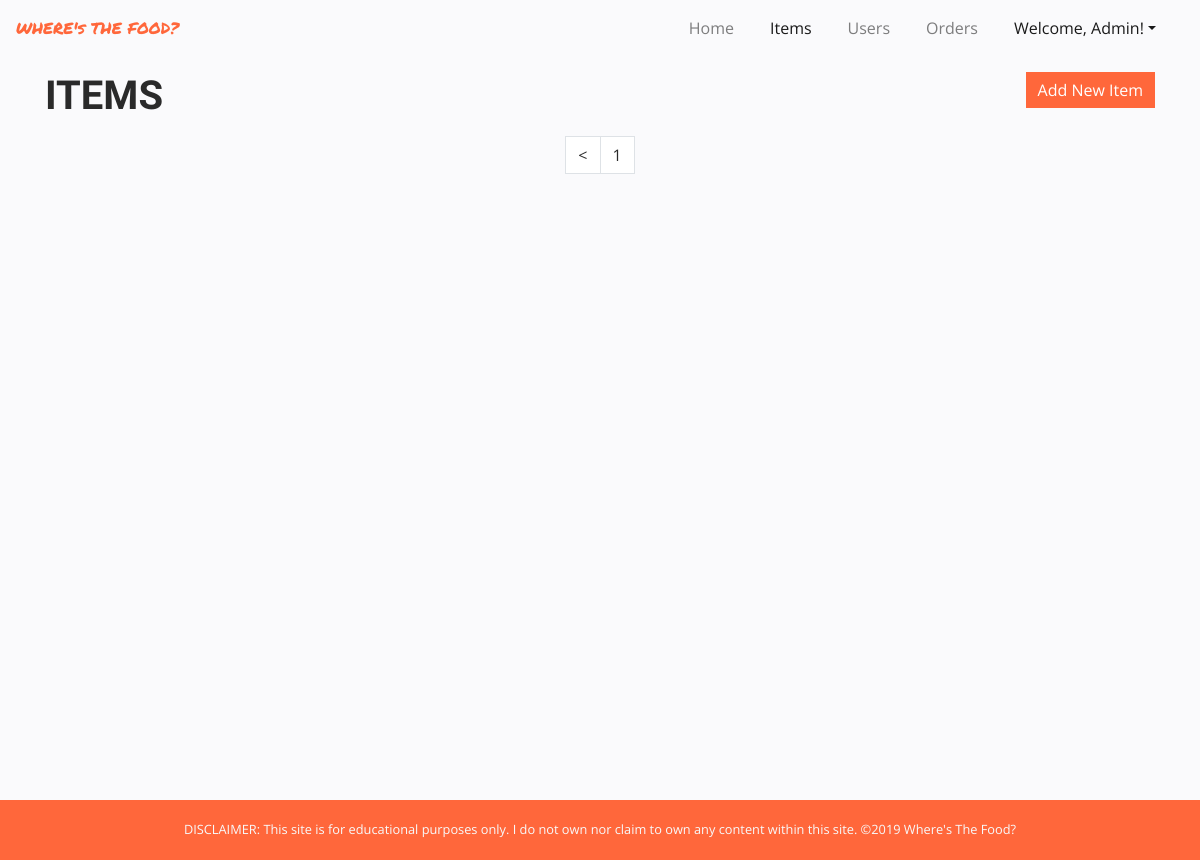
/app/views/items.php?page=2 (signed in), run on an earlier commit of the app's database.
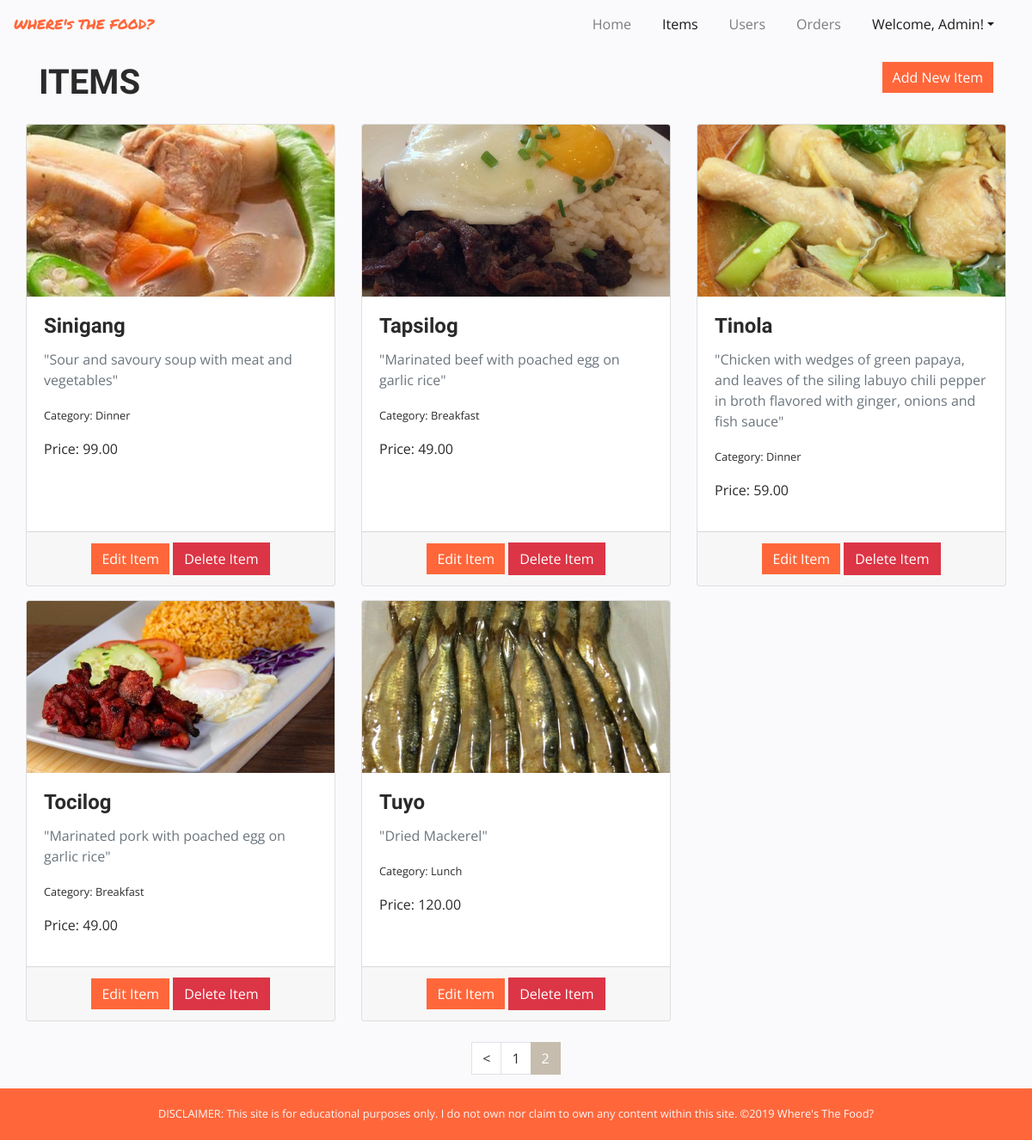
And on a later commit of the database.
### tables this page shows
CREATE TABLE `items` (
  `id` int(11) NOT NULL,
  `name` varchar(255) NOT NULL,
  `price` decimal(18,2) NOT NULL,
  `description` varchar(255) NOT NULL,
  `image_path` varchar(255) DEFAULT NULL,
  `category_id` int(11) NOT NULL
);

CREATE TABLE `categories` (
  `id` int(11) NOT NULL,
  `name` varchar(255) NOT NULL
);

### app/views/items.php (the view, shortened to what this page needs)
<?php
	require_once("../partials/template.php");
?>
<?php function get_page_content() { ?>
<?php global $conn; ?>
	<?php if(isset($_SESSION["user"]) && $_SESSION["user"]["role_id"] == 1): ?>
	<div class="container">
		<div class="row">
			<div class="col-12">
				<h1 class="my-3 float-left">ITEMS</h1>
				<a href="./new_item.php" class="btn btn-orange float-right my-3">Add New Item</a>
			</div>
			<div class="row mb-3">
				<?php
						$result_per_page = 6;
						$result_offset = isset($_GET["page"]) ? " OFFSET ". ($_GET["page"] - 1) * $result_per_page : "";
						$for_pages_add_query = " LIMIT $result_per_page " . $result_offset;
						$sql = "SELECT items.id AS 'id', items.name AS 'name', items.description AS 'description', items.price AS 'price', items.image_path AS 'image_path', categories.name AS 'category'
						FROM items
						JOIN categories ON (items.category_id=categories.id)
						ORDER BY items.name" . $for_pages_add_query;
						$items = mysqli_query($conn, $sql);
						foreach($items as $item) {
				?>
				<div class="col-md-6 col-lg-4 py-2">
					<div class="card h-100">
						<img src="<?php echo $item["image_path"] ?>" class="card-img-top">
						<div class="card-body">
							<h4 class="card-title"><?php echo $item["name"] ?></h4>
							<p class="card-text text-muted">"<?php echo $item["description"] ?>"</p>
							<p class="card-text text-muted"><small>Category: <?php echo $item["category"] ?></small></p>
							<p class="card-text">Price: <?php echo $item["price"] ?></p>
						</div>
						<div class="card-footer text-center">
							<a href="edit_item.php?id=<?php echo $item["id"] ?>" class="btn btn-orange">Edit Item</a>
							<button data-id="<?php echo $item["id"] ?>" class="btn btn-danger delete-item-btn">Delete Item</button>
						</div>
					</div>
				</div>
				<?php } ?>
			</div>
			<div class="col-12">
				<ul class="pagination justify-content-center">
					<?php
						$page_sql = "SELECT * FROM items";
						$page_query = mysqli_query($conn, $page_sql);
						$page_rows = mysqli_num_rows($page_query);
						$ceil = ceil(($page_rows/$result_per_page));
					?>
					<li class="page-item">
					 	<?php $prevPage= $_GET["page"] - 1 ?>
					 	<?php if($prevPage > 0): ?>
					 		<a href="?page=<?php echo $prevPage ?>" class="page-link"><</a>
					 	<?php endif; ?>
					 </li>
					<?php
						for($i = 1; $i <= $ceil; $i++) {
							if(isset($_GET["page"])) {
								$active = $_GET["page"] == $i ? "active" : "";
								echo '<li class="page-item '.$active.'">
								<a class="page-link" href="?page='.$i.'">'.$i.'</a>
							 	</li>';
							} else {
								echo '<li class="page-item">
								<a class="page-link" href="?page='.$i.'">'.$i.'</a>
							 	</li>';
							}
						}
					 ?>
				</ul>
			</div>
		</div>
	</div>
	<?php else:
		header("Location: ./error.php");
	endif;?>
<?php } ?>

What changed in the data, as far as the page shows it:
added items: image_path (picture), name "Sinigang", description "Sour and savoury soup with meat and vegetables", category.name "Dinner", price "99.00"
now on this page (row edited): items: image_path (picture), name "Tapsilog", description "Marinated beef with poached egg on garlic rice", category.name "Breakfast", price "49.00"
now on this page (row edited): items: image_path (picture), name "Tinola", description "Chicken with wedges of green papaya, and leaves of the siling labuyo chili pepper in broth flavored with ginger, onions and fish sauce", category.name "Dinner", price "59.00"
added items: image_path (picture), name "Tocilog", description "Marinated pork with poached egg on garlic rice", category.name "Breakfast", price "49.00"
now on this page (row unchanged): items: image_path (picture), name "Tuyo", description "Dried Mackerel", category.name "Lunch", price "120.00"
Also different on the page:
new list line: "2"
